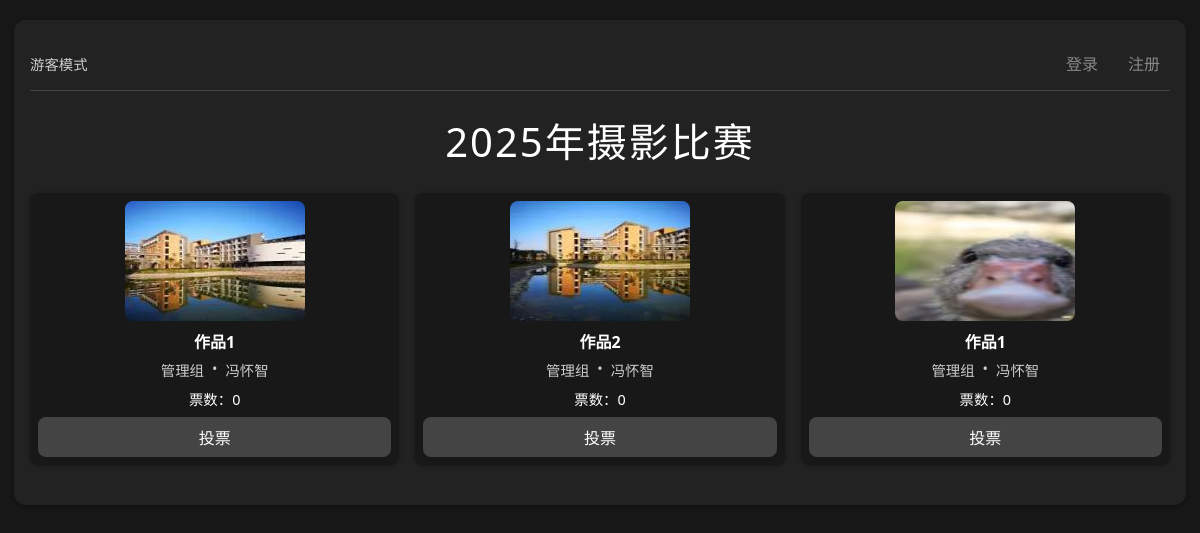
The page / on the database its author committed.
### app.py (models this page shows)
class Settings(db.Model):
    id = db.Column(db.Integer, primary_key=True)
    contest_title = db.Column(db.String(100), default="2025年摄影比赛")
    allow_upload = db.Column(db.Boolean, default=True)
    allow_vote = db.Column(db.Boolean, default=True)
    one_vote_per_user = db.Column(db.Boolean, default=False)  # 限制每个用户只能投一次票
    vote_start_time = db.Column(db.DateTime, nullable=True)  # 投票开始时间
    vote_end_time = db.Column(db.DateTime, nullable=True)    # 投票结束时间
    risk_control_enabled = db.Column(db.Boolean, default=True)  # 是否启用风控
    max_votes_per_ip = db.Column(db.Integer, default=10)  # 单IP最大投票次数
    vote_time_window = db.Column(db.Integer, default=60)  # 投票时间窗口（分钟）
    max_accounts_per_ip = db.Column(db.Integer, default=5)  # 单IP最大登录账号数
    account_time_window = db.Column(db.Integer, default=1440)  # 账号登录时间窗口（分钟，默认24小时）

class Photo(db.Model):
    id = db.Column(db.Integer, primary_key=True)
    url = db.Column(db.String(128))
    thumb_url = db.Column(db.String(128))
    title = db.Column(db.String(100), nullable=True)  # 作品名称
    class_name = db.Column(db.String(32))
    student_name = db.Column(db.String(32))
    vote_count = db.Column(db.Integer, default=0)
    user_id = db.Column(db.Integer, db.ForeignKey('user.id'), nullable=False)
    status = db.Column(db.Integer, default=0)  # 0=待审核, 1=已通过, 2=已拒绝
    created_at = db.Column(db.DateTime, default=db.func.current_timestamp())
    votes = db.relationship('Vote', backref='photo', lazy=True)

### app.py (the view, shortened to what this page needs)
@app.route('/')
def index():
    photos = Photo.query.filter_by(status=1).all()  # 只显示已审核通过的照片
    settings = get_settings()
    current_user = None
    user_has_voted = False
    user_voted_photo_id = None
    can_vote_now, vote_message = is_voting_time()
    return render_template('index.html',
                         contest_title=settings.contest_title,
                         photos=photos,
                         current_user=current_user,
                         allow_vote=settings.allow_vote,
                         can_vote_now=can_vote_now,
                         vote_message=vote_message,
                         one_vote_per_user=settings.one_vote_per_user,
                         user_has_voted=user_has_voted,
                         user_voted_photo_id=user_voted_photo_id,
                         vote_start_time=settings.vote_start_time,
                         vote_end_time=settings.vote_end_time)

### app.py (called while the page is built)
def get_settings():
    settings = Settings.query.first()
    if not settings:
        settings = Settings()
        db.session.add(settings)
        db.session.commit()
    return settings

def is_voting_time():
    settings = get_settings()
    if not settings.allow_vote:
        return False, "投票功能已关闭"
    from datetime import datetime
    now = datetime.now()
    if settings.vote_start_time and now < settings.vote_start_time:
        return False, f"投票将于 {settings.vote_start_time.strftime('%Y-%m-%d %H:%M')} 开始"
    if settings.vote_end_time and now > settings.vote_end_time:
        return False, f"投票已于 {settings.vote_end_time.strftime('%Y-%m-%d %H:%M')} 结束"
    return True, "可以投票"

### templates/index.html (shortened to what this page needs)
<!DOCTYPE html>
<html lang="zh-cn">
<head>
</head>
<body>
    <div class="container">
        <div class="user-nav">
            {% if current_user %}
                <div class="user-info">
                    欢迎，{{ current_user.real_name }}({{ current_user.school_id }})
                    {% if current_user.role == 3 %}(系统管理员)
                    {% elif current_user.role == 2 %}(管理员)
                    {% else %}(用户)
                    {% endif %}
                </div>
                <div class="user-links">
                    <a href="{{ url_for('my_photos') }}">我的照片</a>
                    {% if current_user.role >= 2 %}
                        <a href="{{ url_for('admin') }}">管理面板</a>
                    {% endif %}
                    {% if current_user.role >= 3 %}
                        <a href="{{ url_for('settings') }}">系统设置</a>
                        <a href="{{ url_for('manage_users') }}">用户管理</a>
                    {% endif %}
                    <a href="{{ url_for('logout') }}">退出登录</a>
                </div>
            {% else %}
                <div class="user-info">游客模式</div>
                <div class="user-links">
                    <a href="{{ url_for('login') }}">登录</a>
                    <a href="{{ url_for('register') }}">注册</a>
                </div>
            {% endif %}
        </div>
        <div class="title">{{ contest_title }}</div>
        <div class="photo-grid">
            {% for photo in photos %}
            <div class="photo-item">
                <img src="{{ photo.thumb_url }}" alt="参赛照片" onclick="showModal('{{ photo.url }}')">
                {% if photo.title %}
                <div class="photo-title">{{ photo.title }}</div>
                {% endif %}
                <div class="photo-info">
                    <span>{{ photo.class_name }}</span>
                    <span>•</span>
                    <span>{{ photo.student_name }}</span>
                </div>
                <div class="photo-vote-row">
                    <span id="vote-count-{{ photo.id }}">票数：{{ photo.vote_count }}</span>
                </div>
                {% if not can_vote_now %}
                    <button class="photo-vote-btn" disabled>{{ vote_message.split('：')[0] if '：' in vote_message else vote_message }}</button>
                {% elif one_vote_per_user and user_has_voted %}
                    {% if user_voted_photo_id == photo.id %}
                        <button class="photo-vote-btn voted" disabled>已投票</button>
                    {% else %}
                        <button class="photo-vote-btn" disabled>已投其他作品</button>
                    {% endif %}
                {% else %}
                    <button class="photo-vote-btn" onclick="votePhoto('{{ photo.id }}')">投票</button>
                {% endif %}
            </div>
            {% endfor %}
        </div>
    </div>
</body>
</html>

### templates/index.html (style rules this page uses)
body { background: #181818; color: #fff; font-family: 'Segoe UI', Arial, sans-serif; margin: 0; padding: 0; }
.container { max-width: 1200px; margin: 32px auto; padding: 16px; background: #222; border-radius: 12px; box-shadow: 0 2px 8px #0006; }
.title { text-align: center; font-size: clamp(1.5rem, 4vw, 2.5rem); margin-bottom: 24px; letter-spacing: 2px; }
.user-nav { display: flex; justify-content: space-between; align-items: center; margin-bottom: 20px; padding: 10px 0; border-bottom: 1px solid #444; }
.user-info { font-size: 0.9rem; color: #ccc; }
.user-links { display: flex; gap: 10px; }
.user-links a { color: #888; text-decoration: none; padding: 5px 10px; border-radius: 4px; transition: background 0.2s; }
.photo-grid { display: grid; grid-template-columns: repeat(auto-fit, minmax(200px, 1fr)); gap: 18px; margin-bottom: 24px; }
.photo-item { background: #181818; border-radius: 8px; padding: 8px; box-shadow: 0 1px 4px #0004; display: flex; flex-direction: column; align-items: center; }
.photo-item img { width: 100%; max-width: 180px; max-height: 120px; border-radius: 8px; cursor: pointer; margin-bottom: 8px; transition: box-shadow 0.2s; }
.photo-title { width: 100%; text-align: center; font-weight: bold; font-size: 1rem; color: #fff; margin-bottom: 6px; word-wrap: break-word; }
.photo-info { width: 100%; display: flex; justify-content: center; gap: 8px; font-size: 0.9rem; color: #ccc; margin-bottom: 8px; }
.photo-vote-row { width: 100%; display: flex; justify-content: center; align-items: center; gap: 8px; font-size: 0.9rem; margin-bottom: 8px; }
.photo-vote-btn { width: 100%; padding: 8px; background: #444; color: #fff; border: none; border-radius: 8px; font-size: 1rem; cursor: pointer; transition: background 0.2s; }
@media (max-width: 1200px) { .container { max-width: 95%; margin: 20px auto; } }
@media (max-width: 1200px) { .photo-grid { grid-template-columns: repeat(auto-fit, minmax(180px, 1fr)); gap: 16px; } }

### rows shown on the page
Settings: contest_title "2025年摄影比赛"
Photo: thumb_url (picture), title "作品1", class_name "管理组", student_name "冯怀智", vote_count "0"
Photo: thumb_url (picture), title "作品2", class_name "管理组", student_name "冯怀智", vote_count "0"
Photo: thumb_url (picture), title "作品1", class_name "管理组", student_name "冯怀智", vote_count "0"
